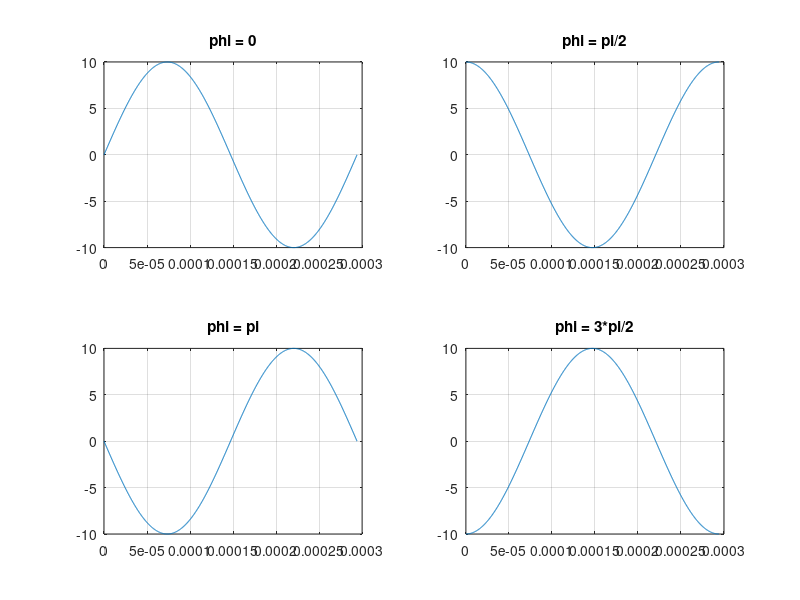

Recreate this plot in MATLAB.
clc
clear all
close all

%---- DATA IN --

A = 10;
f = 3400;
%----phi = 0;--
%----phi = pi/2; --
%----phi = pi;--
%----phi = 3*pi/2;--

phi_1 = 0 ;
phi_2 = pi/2 ;
phi_3 = pi ;
phi_4 = 3*pi/2 ;
cantper = 1;

%--- PROCESS ---

%--- t = linspace(0,1/f);--
%--- t = linspace(0,cantper*1/f);--
t = linspace(0,cantper*1/f,1000);
%--- xt = A*sin(2*pi*f*t + phi); ---


xt1 =  A*sin(2*pi*f*t + phi_1);
xt2 = A*sin(2*pi*f*t + phi_2);
xt3 = A*sin(2*pi*f*t + phi_3);
xt4 = A*sin(2*pi*f*t + phi_4);
%--- OUTPUT ---

figure(1)
%---plot(t, xt)---
subplot(2,2,1),plot(t,xt1), title('phi = 0'), grid on
subplot(2,2,2),plot(t,xt2), title('phi = pi/2'), grid on
subplot(2,2,3),plot(t,xt3), title('phi = pi'), grid on
subplot(2,2,4),plot(t,xt4), title('phi = 3*pi/2'), grid on